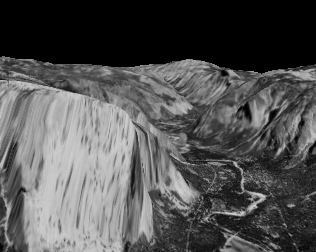
%> input picture CS4495 - Computer Vision/PS5/Problem 4 Code/yos_img_01.jpg, 316 x 252 px
$ octave --eval "result = GaussianPyramid(imread('yos_img_01.jpg'));"   (GNU Octave 9; MATLAB toolbox functions it lacks are replaced by stand-ins)
%> lines starting %> are read from the running program, lines starting %| are printed output that depends on the picture
### CS4495 - Computer Vision/PS5/Problem 4 Code/Reduce.m
function [ reduced ] = Reduce( image )
    reduceFilter = [1/16; 1/4; 3/8; 1/4; 1/16] * [1/16, 1/4, 3/8, 1/4, 1/16];
    current = im2double(image);
    current = imfilter(current, reduceFilter);
    [size_r, size_c] = size(current);
    reduced = current(1 : 2 : size_r, 1 : 2 : size_c);
end

### CS4495 - Computer Vision/PS5/Problem 4 Code/GaussianPyramid.m
function [ pyramid ] = GaussianPyramid( im )
    start = im2double(im);
    [sr, sc] = size(start);
%> sr = 252; sc = 316
    pyramid = {start};
%> pyramid = 1 item
    i = 2;
    while sr > 2 && sc > 2
        pyramid{i} = Reduce(pyramid{i - 1});
        [sr, sc] = size(pyramid{i});
        i = i + 1;
    end
%> this loop made 7 passes
%> (sr, sc) on passes 1 to 6: (126, 158), (63, 79), (32, 40), (16, 20), (8, 10), (4, 5)
%> (reduced in Reduce, sr, sc) on pass 7: ([0.0513 0.0903 0.0495; 0.199 0.338 0.165], 2, 3)
%> pass 1, in Reduce, `current = imfilter(current, reduceFilter);`:
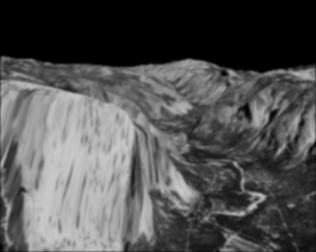
%> current: size 252x316 double; min 0, max 0.806, mean 0.325
%> pass 1, in Reduce, `reduced = current(1 : 2 : size_r, 1 : 2 : size_c);`:
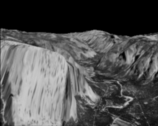
%> reduced: size 126x158 double; min 0, max 0.801, mean 0.324
%> pass 2, in Reduce (call 2), `current = imfilter(current, reduceFilter);`:
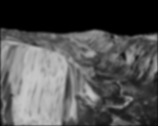
%> current: size 126x158 double; min 0, max 0.782, mean 0.322
%> pass 2, in Reduce (call 2), `reduced = current(1 : 2 : size_r, 1 : 2 : size_c);`:
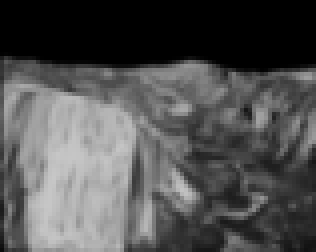
%> reduced: size 63x79 double (shown 4 times larger); min 0, max 0.782, mean 0.322
%> after the loop, pyramid = 8 items
end

$ run again, on CS4495 - Computer Vision/PS5/Problem 4 Code/0.png
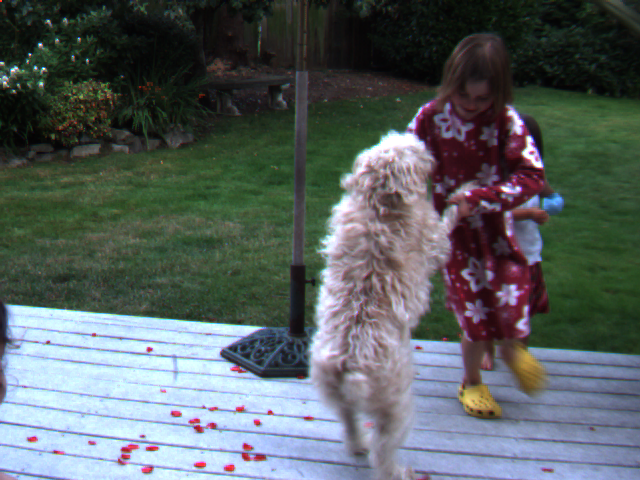
%> input picture CS4495 - Computer Vision/PS5/Problem 4 Code/0.png, 640 x 480 px
%> in GaussianPyramid, `pyramid = {start};`: pyramid = 1 item
%> the loop in GaussianPyramid, `while sr > 2 && sc > 2` made 8 passes
%> (sr, sc) on passes 1 to 8: (240, 960), (120, 480), (60, 240), (30, 120), (15, 60), (8, 30), (4, 15), (2, 8)
%> pass 1, in Reduce, `reduced = current(1 : 2 : size_r, 1 : 2 : size_c);`:
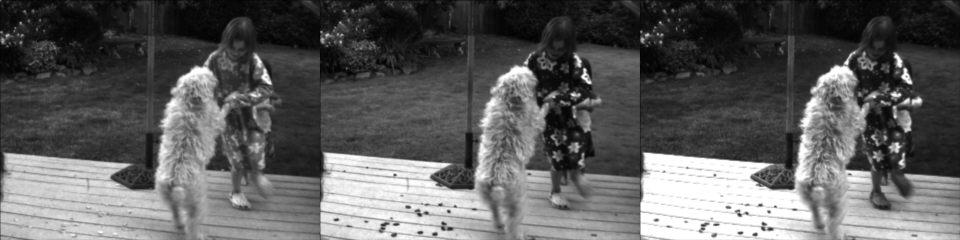
%> reduced: size 240x960 double; min 0.012, max 1, mean 0.369
%> pass 2, in Reduce (call 2), `reduced = current(1 : 2 : size_r, 1 : 2 : size_c);`:
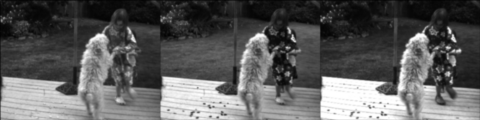
%> reduced: size 120x480 double; min 0.0146, max 1, mean 0.367
%> after the loop in GaussianPyramid, `while sr > 2 && sc > 2`: pyramid = 9 items
